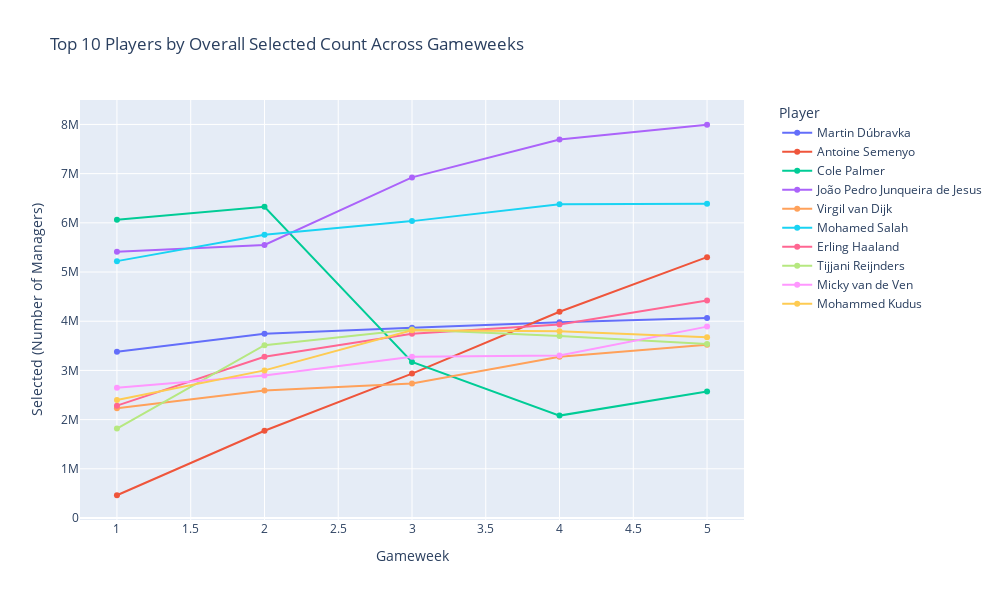

Notebook cell for this chart:
### Code cell
import plotly.express as px

# 1. Find top top_n players by total selections
top_n = 10
top_players = (
    player_gw_hist.groupby("player_name")["selected"]
    .sum()
    .nlargest(top_n)
    .index
)

# 2. Filter only those players
plot_df = player_gw_hist[player_gw_hist["player_name"].isin(top_players)]

# 3. Interactive line plot
fig = px.line(
    plot_df,
    x="round",
    y="selected",
    color="player_name",
    markers=True,
    title=f"Top {top_n} Players by Overall Selected Count Across Gameweeks",
    labels={"round": "Gameweek", "selected": "Selected (Number of Managers)"}
)

# Make legend scrollable if too many players
fig.update_layout(
    legend=dict(
        title="Player",
        orientation="v",
        yanchor="top",
        y=1,
        xanchor="left",
        x=1.05
    ),
    width=1000,
    height=600
)

fig.show()

### Figure 1 — Plotly figure (JSON) as saved in the notebook; plotly's stock layout.template omitted (floating-point values rounded to 4 significant figures)
{"data": [{"hovertemplate": "player_name=Martin Dúbravka<br>Gameweek=%{x}<br>Selected (Number of Managers)=%{y}<extra></extra>", "legendgroup": "Martin Dúbravka", "line": {"color": "#636efa", "dash": "solid"}, "marker": {"symbol": "circle"}, "mode": "lines+markers", "name": "Martin Dúbravka", "orientation": "v", "showlegend": true, "type": "scatter", "x": [1, 2, 3, 4, 5], "xaxis": "x", "y": [3377673, 3747160, 3866489, 3978017, 4064577], "yaxis": "y"}, {"hovertemplate": "player_name=Antoine Semenyo<br>Gameweek=%{x}<br>Selected (Number of Managers)=%{y}<extra></extra>", "legendgroup": "Antoine Semenyo", "line": {"color": "#EF553B", "dash": "solid"}, "marker": {"symbol": "circle"}, "mode": "lines+markers", "name": "Antoine Semenyo", "orientation": "v", "showlegend": true, "type": "scatter", "x": [1, 2, 3, 4, 5], "xaxis": "x", "y": [462445, 1774426, 2935140, 4192375, 5302856], "yaxis": "y"}, {"hovertemplate": "player_name=Cole Palmer<br>Gameweek=%{x}<br>Selected (Number of Managers)=%{y}<extra></extra>", "legendgroup": "Cole Palmer", "line": {"color": "#00cc96", "dash": "solid"}, "marker": {"symbol": "circle"}, "mode": "lines+markers", "name": "Cole Palmer", "orientation": "v", "showlegend": true, "type": "scatter", "x": [1, 2, 3, 4, 5], "xaxis": "x", "y": [6063687, 6326805, 3172460, 2081404, 2572478], "yaxis": "y"}, {"hovertemplate": "player_name=João Pedro Junqueira de Jesus<br>Gameweek=%{x}<br>Selected (Number of Managers)=%{y}<extra></extra>", "legendgroup": "João Pedro Junqueira de Jesus", "line": {"color": "#ab63fa", "dash": "solid"}, "marker": {"symbol": "circle"}, "mode": "lines+markers", "name": "João Pedro Junqueira de Jesus", "orientation": "v", "showlegend": true, "type": "scatter", "x": [1, 2, 3, 4, 5], "xaxis": "x", "y": [5411891, 5551162, 6923871, 7693249, 7993772], "yaxis": "y"}, {"hovertemplate": "player_name=Virgil van Dijk<br>Gameweek=%{x}<br>Selected (Number of Managers)=%{y}<extra></extra>", "legendgroup": "Virgil van Dijk", "line": {"color": "#FFA15A", "dash": "solid"}, "marker": {"symbol": "circle"}, "mode": "lines+markers", "name": "Virgil van Dijk", "orientation": "v", "showlegend": true, "type": "scatter", "x": [1, 2, 3, 4, 5], "xaxis": "x", "y": [2230654, 2591224, 2734452, 3276265, 3521578], "yaxis": "y"}, {"hovertemplate": "player_name=Mohamed Salah<br>Gameweek=%{x}<br>Selected (Number of Managers)=%{y}<extra></extra>", "legendgroup": "Mohamed Salah", "line": {"color": "#19d3f3", "dash": "solid"}, "marker": {"symbol": "circle"}, "mode": "lines+markers", "name": "Mohamed Salah", "orientation": "v", "showlegend": true, "type": "scatter", "x": [1, 2, 3, 4, 5], "xaxis": "x", "y": [5221323, 5757761, 6034857, 6379010, 6387261], "yaxis": "y"}, {"hovertemplate": "player_name=Erling Haaland<br>Gameweek=%{x}<br>Selected (Number of Managers)=%{y}<extra></extra>", "legendgroup": "Erling Haaland", "line": {"color": "#FF6692", "dash": "solid"}, "marker": {"symbol": "circle"}, "mode": "lines+markers", "name": "Erling Haaland", "orientation": "v", "showlegend": true, "type": "scatter", "x": [1, 2, 3, 4, 5], "xaxis": "x", "y": [2283987, 3276879, 3747441, 3931425, 4419019], "yaxis": "y"}, {"hovertemplate": "player_name=Tijjani Reijnders<br>Gameweek=%{x}<br>Selected (Number of Managers)=%{y}<extra></extra>", "legendgroup": "Tijjani Reijnders", "line": {"color": "#B6E880", "dash": "solid"}, "marker": {"symbol": "circle"}, "mode": "lines+markers", "name": "Tijjani Reijnders", "orientation": "v", "showlegend": true, "type": "scatter", "x": [1, 2, 3, 4, 5], "xaxis": "x", "y": [1819194, 3511890, 3831345, 3699931, 3536462], "yaxis": "y"}, {"hovertemplate": "player_name=Micky van de Ven<br>Gameweek=%{x}<br>Selected (Number of Managers)=%{y}<extra></extra>", "legendgroup": "Micky van de Ven", "line": {"color": "#FF97FF", "dash": "solid"}, "marker": {"symbol": "circle"}, "mode": "lines+markers", "name": "Micky van de Ven", "orientation": "v", "showlegend": true, "type": "scatter", "x": [1, 2, 3, 4, 5], "xaxis": "x", "y": [2650169, 2898967, 3276845, 3303155, 3890468], "yaxis": "y"}, {"hovertemplate": "player_name=Mohammed Kudus<br>Gameweek=%{x}<br>Selected (Number of Managers)=%{y}<extra></extra>", "legendgroup": "Mohammed Kudus", "line": {"color": "#FECB52", "dash": "solid"}, "marker": {"symbol": "circle"}, "mode": "lines+markers", "name": "Mohammed Kudus", "orientation": "v", "showlegend": true, "type": "scatter", "x": [1, 2, 3, 4, 5], "xaxis": "x", "y": [2398659, 3000361, 3815503, 3794628, 3672210], "yaxis": "y"}], "layout": {"height": 600, "legend": {"orientation": "v", "title": {"text": "Player"}, "tracegroupgap": 0, "x": 1.05, "xanchor": "left", "y": 1, "yanchor": "top"}, "title": {"text": "Top 10 Players by Overall Selected Count Across Gameweeks"}, "width": 1000, "xaxis": {"anchor": "y", "domain": [0, 1], "title": {"text": "Gameweek"}}, "yaxis": {"anchor": "x", "domain": [0, 1], "title": {"text": "Selected (Number of Managers)"}}}}
